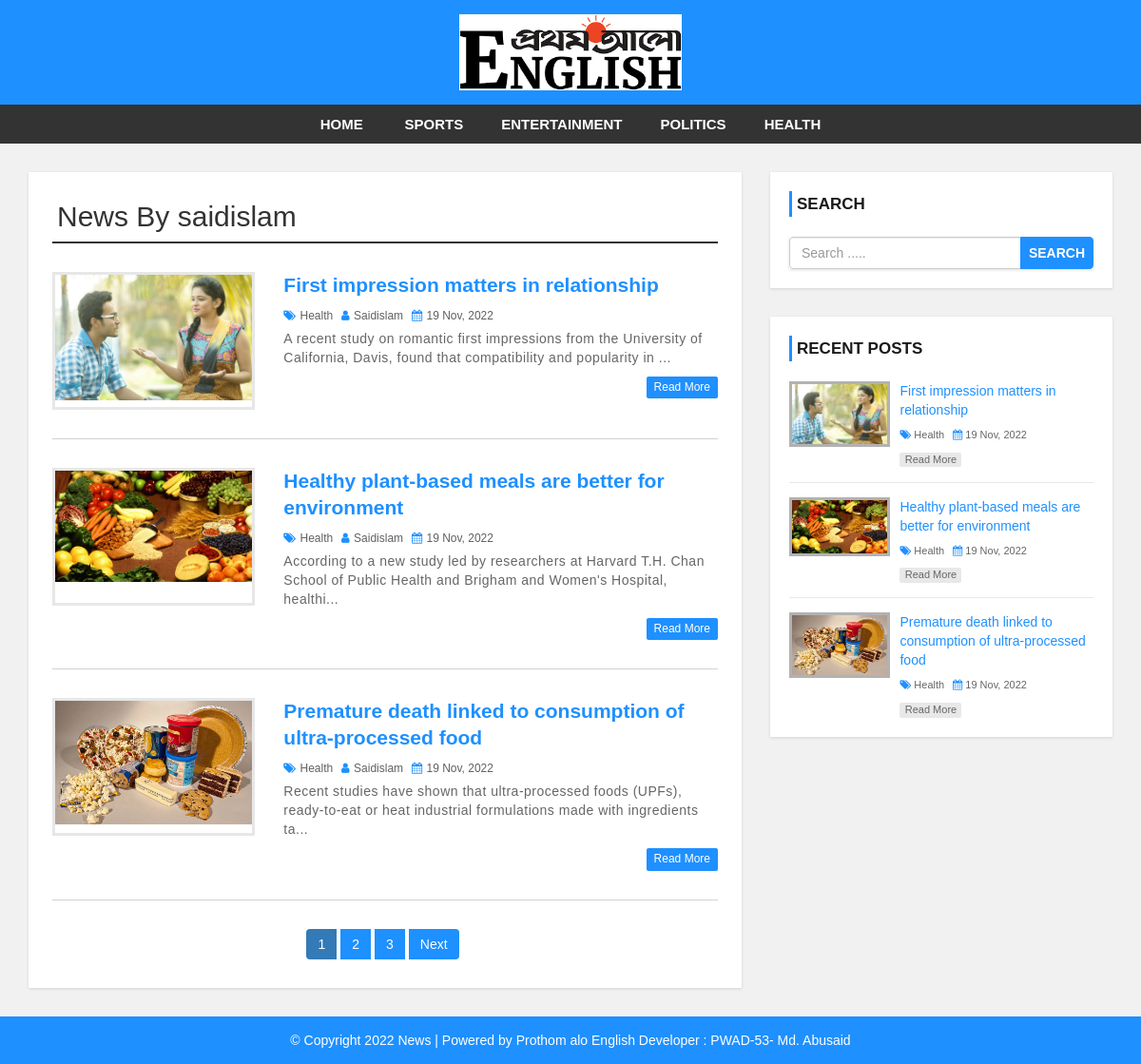
The page /author.php?aid=41 on the database its author committed.
### tables this page shows
CREATE TABLE `settings` (
  `id` int(11) NOT NULL,
  `websitename` varchar(60) NOT NULL,
  `logo` varchar(50) NOT NULL,
  `footerdesc` varchar(255) NOT NULL
);

CREATE TABLE `category` (
  `category_id` int(11) NOT NULL,
  `category_name` varchar(100) NOT NULL,
  `post` int(11) NOT NULL DEFAULT 0
);

CREATE TABLE `user` (
  `user_id` int(10) UNSIGNED NOT NULL,
  `first_name` varchar(30) NOT NULL,
  `last_name` varchar(30) NOT NULL,
  `username` varchar(30) DEFAULT NULL,
  `password` varchar(40) DEFAULT NULL,
  `role` int(11) NOT NULL
);

CREATE TABLE `post` (
  `post_id` int(11) NOT NULL,
  `title` varchar(100) NOT NULL,
  `description` text NOT NULL,
  `category` varchar(100) NOT NULL,
  `post_date` varchar(50) NOT NULL,
  `author` int(11) NOT NULL,
  `post_img` varchar(100) NOT NULL
);

### config.php (called while the page is built, shortened)
<?php
$hostname = "http://localhost/news-site";
?>

### author.php (the view, shortened to what this page needs)
<?php include 'header.php'; ?>
    <div id="main-content">
      <div class="container">
        <div class="row">
            <div class="col-md-8">
              <div class="post-container">
                <?php
                include "config.php";
                if(isset($_GET['aid'])){
                  $auth_id = $_GET['aid'];
                  $sql1 = "SELECT * FROM post JOIN user
                          ON post.author = user.user_id
                          WHERE post.author = {$auth_id}";
                  $result1 = mysqli_query($conn, $sql1) or die("Query Failed.");
                  $row1 = mysqli_fetch_assoc($result1);
                ?>
                <h2 class="page-heading">News By <?php echo $row1['username']; ?></h2>
                <?php
                  $limit = 3;
                  if(isset($_GET['page'])){
                    $page = $_GET['page'];
                  }else{
                    $page = 1;
                  }
                  $offset = ($page - 1) * $limit;
                  $sql = "SELECT post.post_id, post.title, post.description,post.post_date,post.author,
                  category.category_name,user.username,post.category,post.post_img FROM post
                  LEFT JOIN category ON post.category = category.category_id
                  LEFT JOIN user ON post.author = user.user_id
                  WHERE post.author = {$auth_id}
                  ORDER BY post.post_id DESC LIMIT {$offset},{$limit}";
                  $result = mysqli_query($conn, $sql) or die("Query Failed.");
                  if(mysqli_num_rows($result) > 0){
                    while($row = mysqli_fetch_assoc($result)) {
                ?>
                  <div class="post-content">
                      <div class="row">
                          <div class="col-md-4">
                            <a class="post-img" href="single.php?id=<?php echo $row['post_id']; ?>"><img src="admin/upload/<?php echo $row['post_img']; ?>" alt=""/></a>
                          </div>
                          <div class="col-md-8">
                            <div class="inner-content clearfix">
                                <h3><a href='single.php?id=<?php echo $row['post_id']; ?>'><?php echo $row['title']; ?></a></h3>
                                <div class="post-information">
                                    <span>
                                        <i class="fa fa-tags" aria-hidden="true"></i>
                                        <a href='category.php?cid=<?php echo $row['category']; ?>'><?php echo $row['category_name']; ?></a>
                                    </span>
                                    <span>
                                        <i class="fa fa-user" aria-hidden="true"></i>
                                        <a href='author.php?aid=<?php echo $row['author']; ?>'><?php echo $row['username']; ?></a>
                                    </span>
                                    <span>
                                        <i class="fa fa-calendar" aria-hidden="true"></i>
                                        <?php echo $row['post_date']; ?>
                                    </span>
                                </div>
                                <p class="description">
                                    <?php echo substr($row['description'],0,130) . "..."; ?>
                                </p>
                                <a class='read-more pull-right' href='single.php?id=<?php echo $row['post_id']; ?>'>read more</a>
                            </div>
                          </div>
                      </div>
                  </div>
                  <?php
                    }
                  }else{
                    echo "<h2>No Record Found.</h2>";
                  }
                  if(mysqli_num_rows($result1) > 0){
                    $total_records = mysqli_num_rows($result1);
                    $total_page = ceil($total_records / $limit);
                    echo '<ul class="pagination admin-pagination">';
                    for($i = 1; $i <= $total_page; $i++){
                      if($i == $page){
                        $active = "active";
                      }else{
                        $active = "";
                      }
                      echo '<li class="'.$active.'"><a href="author.php?aid='.$auth_id .'&page='.$i.'">'.$i.'</a></li>';
                    }
                    if($total_page > $page){
                      echo '<li><a href="author.php?aid='.$auth_id .'&page='.($page + 1).'">Next</a></li>';
                    }
                    echo '</ul>';
                  }
                }else{
                  echo "<h2>No Record Found.</h2>";
                }
                  ?>
              </div>
            </div>
            <?php include 'sidebar.php'; ?>
        </div>
      </div>
    </div>
<?php include 'footer.php'; ?>

### header.php (shortened to what this page needs)
<?php
  include "config.php";
?>
<!DOCTYPE html>
<html lang="en">
<head>
    <link rel="stylesheet" href="css/bootstrap.min.css" />
    <link rel="stylesheet" href="css/font-awesome.css">
    <link rel="stylesheet" href="css/style.css">
</head>
<body>
<div id="header">
    <div class="container">
        <div class="row">
            <div class=" col-md-offset-4 col-md-4">
              <?php
                include "config.php";
                $sql = "SELECT * FROM settings";
                $result = mysqli_query($conn, $sql) or die("Query Failed.");
                if(mysqli_num_rows($result) > 0){
                  while($row = mysqli_fetch_assoc($result)) {
                    if($row['logo'] == ""){
                      echo '<a href="index.php"><h1>'.$row['websitename'].'</h1></a>';
                    }else{
                      echo '<a href="index.php" id="logo"><img src="admin/images/'. $row['logo'] .'"></a>';
                    }
                  }
                }
                ?>
            </div>
        </div>
    </div>
</div>
<div id="menu-bar">
    <div class="container">
        <div class="row">
            <div class="col-md-12">
              <?php
                include "config.php";
                $sql = "SELECT * FROM category WHERE post > 0";
                $result = mysqli_query($conn, $sql) or die("Query Failed. : Category");
                if(mysqli_num_rows($result) > 0){
                  $active = "";
              ?>
                <ul class='menu'>
                  <li><a href='<?php echo $hostname; ?>'>Home</a></li>
                  <?php while($row = mysqli_fetch_assoc($result)) {
                    echo "<li><a class='{$active}' href='category.php?cid={$row['category_id']}'>{$row['category_name']}</a></li>";
                  } ?>
                </ul>
                <?php } ?>
            </div>
        </div>
    </div>
</div>

### sidebar.php
<div id="sidebar" class="col-md-4">
    <div class="search-box-container">
        <h4>Search</h4>
        <form class="search-post" action="search.php" method ="GET">
            <div class="input-group">
                <input type="text" name="search" class="form-control" placeholder="Search .....">
                <span class="input-group-btn">
                    <button type="submit" class="btn btn-danger">Search</button>
                </span>
            </div>
        </form>
    </div>
    <div class="recent-post-container">
        <h4>Recent Posts</h4>
        <?php
        include "config.php";
        $limit = 3;
        $sql = "SELECT post.post_id, post.title, post.post_date,
        category.category_name,post.category,post.post_img FROM post
        LEFT JOIN category ON post.category = category.category_id
        ORDER BY post.post_id DESC LIMIT {$limit}";
        $result = mysqli_query($conn, $sql) or die("Query Failed. : Recent Post");
        if(mysqli_num_rows($result) > 0){
          while($row = mysqli_fetch_assoc($result)) {
      ?>
        <div class="recent-post">
            <a class="post-img" href="single.php?id=<?php echo $row['post_id']; ?>">
                <img src="admin/upload/<?php echo $row['post_img']; ?>" alt=""/>
            </a>
            <div class="post-content">
                <h5><a href="single.php?id=<?php echo $row['post_id']; ?>"><?php echo $row['title']; ?></a></h5>
                <span>
                    <i class="fa fa-tags" aria-hidden="true"></i>
                    <a href='category.php?cid=<?php echo $row['category']; ?>'><?php echo $row['category_name']; ?></a>
                </span>
                <span>
                    <i class="fa fa-calendar" aria-hidden="true"></i>
                    <?php echo $row['post_date']; ?>
                </span>
                <a class="read-more" href="single.php?id=<?php echo $row['post_id']; ?>">read more</a>
            </div>
        </div>
    <?php
      }
    }
    ?>
    </div>
</div>

### footer.php
<div id ="footer">
    <div class="container">
        <div class="row">
            <div class="col-md-12">
              <?php
                include "config.php";
                $sql = "SELECT * FROM settings";
                $result = mysqli_query($conn, $sql) or die("Query Failed.");
                if(mysqli_num_rows($result) > 0){
                  while($row = mysqli_fetch_assoc($result)) {
              ?>
                <span><?php echo $row['footerdesc']; ?></span>
              <?php
                }
              }
              ?>
            </div>
        </div>
    </div>
</div>
</body>
</html>

### css/style.css (style rules this page uses)
body { background: #f1f1f1; font-family: sans-serif,arial,Helvetica; }
a, a:hover, a:focus { text-decoration: none; outline: none; }
ul { margin:0; padding:0; list-style:none; }
h2.page-heading { margin: 5px 0 30px; padding: 0 5px 10px; border-bottom: 2px solid #333; }
form { background: #fff; padding: 25px; box-shadow:0 1px 3px rgba(0, 0, 0, 0.13); }
#header { background: #1e90ff; text-align: center; padding: 15px; }
#logo { display: inline-block; width: 65%; }
#logo img { width: 100%; }
#menu-bar { background: #333; text-align: center; }
#menu-bar .menu > li { display: inline-block; }
.menu > li > a { padding: 10px 20px; display: block; text-transform: uppercase; color: #fff; font-size: 15px; font-weight:600; transition:all 0.5s ease 0s; }
#main-content { padding: 30px 0; min-height: 750px; }
#main-content .post-container { background-color: #fff; padding: 25px; box-shadow: 0 1px 3px rgba(0, 0, 0, 0.13); }
#main-content .post-content { border-bottom: 1px solid #d1d1d1; padding: 0 0 30px; margin-bottom:30px; }
#main-content .post-content img { width: 100%; }
#main-content .post-content .post-img { border: 3px solid #e7e7e7; display: block; height: 145px; overflow: hidden; transition: border .3s; }
#main-content .post-content h3 { font-size: 21px; line-height: 28px; font-weight: 600; margin: 0 0 7px; }
#main-content .post-content h3 a { color: #1e90ff; transition:all 0.3s; }
#main-content .post-content .post-information span { color: #606060; font-size: 12px; text-transform: capitalize; margin: 0 5px 5px 0; display: inline-block; }
#main-content .post-content .post-information i { color: #1e90ff; margin-right: 1px; }
#main-content .post-content .post-information a { color: #606060; text-decoration: none; }
#main-content .post-content p, #main-content .single-post p { color: #666; font-size: 14px; letter-spacing: 0.5px; margin:0 0 10px; }
#main-content .post-content a.read-more { color: #fff; background-color: #1E90FF; font-size: 12px; text-transform: capitalize; padding: 3px 8px; border-radius: 2px; transition: all 0.3s; }
.pagination { display: block; text-align: center; margin: 0; }
.pagination li { display:inline-block; margin: 0 5px 0 0; }
.pagination li a { border: none; background: #1e90ff; color: #fff; }
i.fa { color:#222; }
#sidebar h4 { color: #1A1A1A; font-size: 17px; line-height: 27px; font-weight:600; text-transform: uppercase; padding: 0 0 0 5px; margin: 0 0 21px; border-left: 3px solid #1e90ff; }
#sidebar .search-box-container { background-color: #fff; padding: 20px; margin: 0 0 30px; box-shadow: 0 1px 3px rgba(0, 0, 0, 0.13); }
#sidebar .search-post { padding: 0; }
#sidebar .search-post input { color: #606060; }
#sidebar .search-post .btn { font-weight: 600; text-transform: uppercase; padding: 6px 8px; background-color: #1E90FF; border-color: #1E90FF; outline: none; }
#sidebar .recent-post-container { padding: 20px; background: #fff; box-shadow: 0 1px 3px rgba(0, 0, 0, 0.13); }
#sidebar .recent-post { border-bottom: 1px solid #e7e7e7; padding: 0 0 15px; margin: 0 0 15px; }
#sidebar .recent-post:last-child { margin: 0; padding: 0; border: none; }
#sidebar .recent-post .post-img { display: inline-block; width: 33%; border: 3px solid rgba(0,0,0,0.3); vertical-align: top; transition: border .3s; }
#sidebar .recent-post .post-img img { width: 100%; }
#sidebar .recent-post .post-content { width: 65%; display: inline-block; border: none; padding: 0 0 0 7px; margin: 0; }
#sidebar .recent-post h5 { font-size: 14px; line-height: 20px; margin: 0 0 5px; }
#sidebar .recent-post h5 a { color: #1E90FF; }
#sidebar .recent-post span { color: #666; font-size: 11px; display: inline-block; margin: 0 5px 10px 0; }
#sidebar .recent-post span a { color: #666; }
#sidebar .recent-post span i { color: #1E90FF; }
#sidebar .recent-post a.read-more { color: #666; background-color: rgba(0,0,0,0.09); width: 65px; font-size: 11px; text-align: center; padding: 0; display: block; transition: all 0.3s; }
#footer { color: #fff; padding:15px 0; text-align:center; background-color:#1e90ff; }
#footer a { color:#fff; }

### rows shown on the page
settings: logo (picture), footerdesc "© Copyright 2022 News | Powered by Prothom alo English Developer : PWAD-53- Md. Abusaid"
category: category_name "SPORTS"
category: category_name "ENTERTAINMENT"
category: category_name "POLITICS"
category: category_name "HEALTH"
user: username "saidislam"
post: post_img (picture), title "First impression matters in relationship", category.category_name "Health", user.username "Saidislam", post_date "19 Nov, 2022", description "A recent study on romantic first impressions from the University of California, Davis, found that compatibility and popularity in"
post: post_img (picture), title "Healthy plant-based meals are better for environment", category.category_name "Health", user.username "Saidislam", post_date "19 Nov, 2022", description "According to a new study led by researchers at Harvard T.H. Chan School of Public Health and Brigham and Women's Hospital, healthi"
post: post_img (picture), title "Premature death linked to consumption of ultra-processed food", category.category_name "Health", user.username "Saidislam", post_date "19 Nov, 2022", description "Recent studies have shown that ultra-processed foods (UPFs), ready-to-eat or heat industrial formulations made with ingredients ta"
